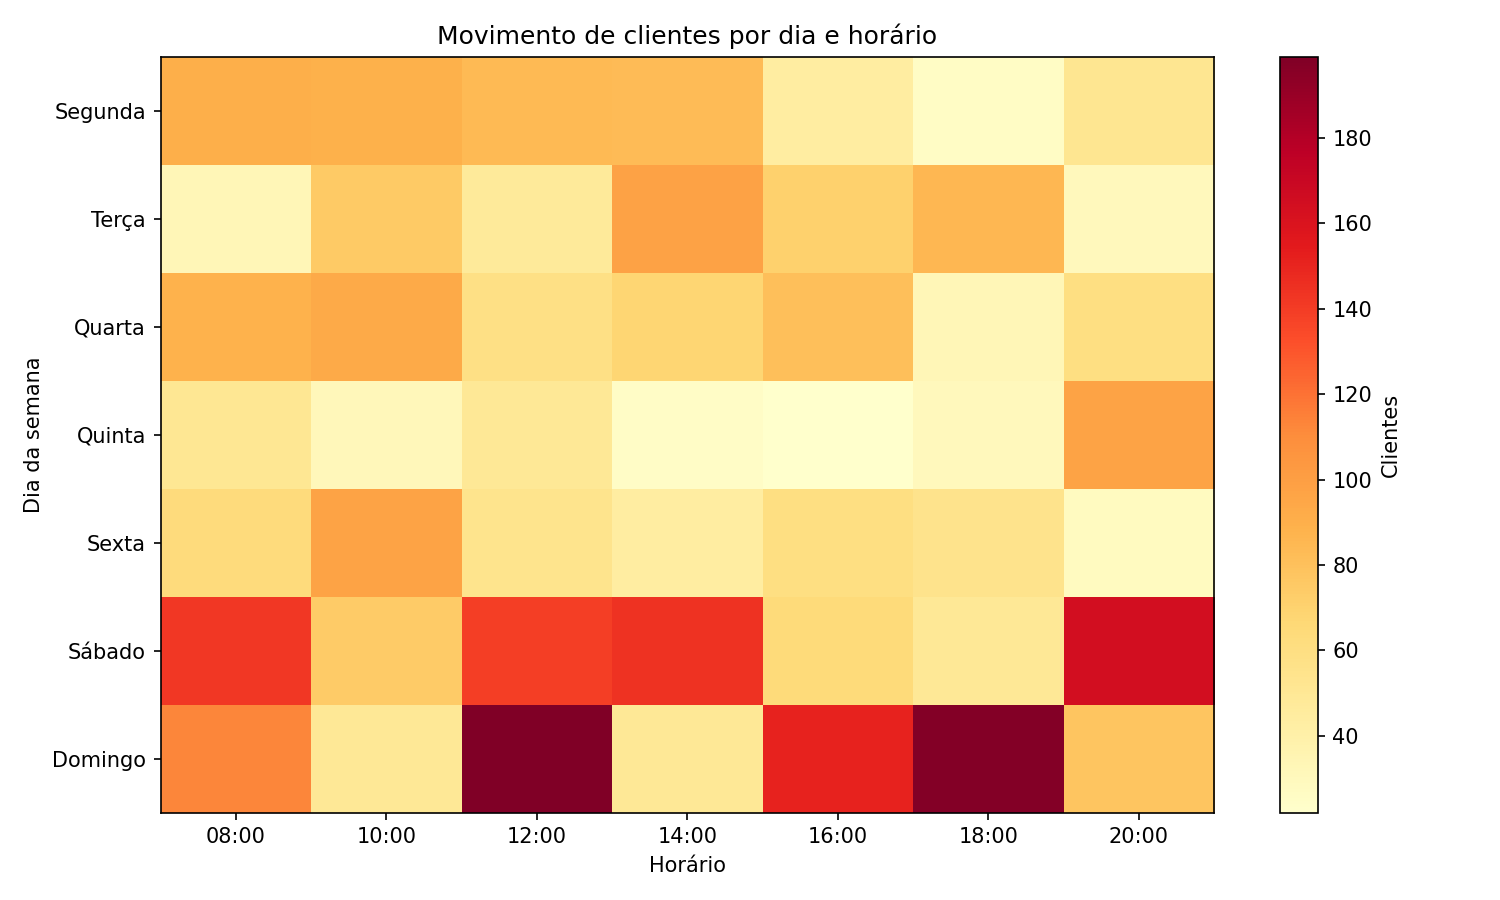

This chart was generated by the following Python code:
import pandas as pd
import matplotlib.pyplot as plt
from pathlib import Path

ARQUIVO = Path(__file__).resolve().parent / "dados_heatmap.csv"
df = pd.read_csv(ARQUIVO)

ordem = ["Segunda", "Terça", "Quarta", "Quinta", "Sexta", "Sábado", "Domingo"]
tabela = df.pivot(index="dia_semana", columns="horario", values="movimento_clientes")
tabela = tabela.reindex([dia for dia in ordem if dia in tabela.index])
tabela = tabela.reindex(sorted(tabela.columns), axis=1)
fig, ax = plt.subplots(figsize=(10, 6))
im = ax.imshow(tabela.values, aspect="auto", cmap="YlOrRd")
ax.set_xticks(range(len(tabela.columns)), tabela.columns)
ax.set_yticks(range(len(tabela.index)), tabela.index)
ax.set_title("Movimento de clientes por dia e horário")
ax.set_xlabel("Horário")
ax.set_ylabel("Dia da semana")
fig.colorbar(im, ax=ax, label="Clientes")
plt.tight_layout()
plt.savefig(Path(__file__).resolve().parent / "grafico_heatmap.png", dpi=150)
plt.close()
